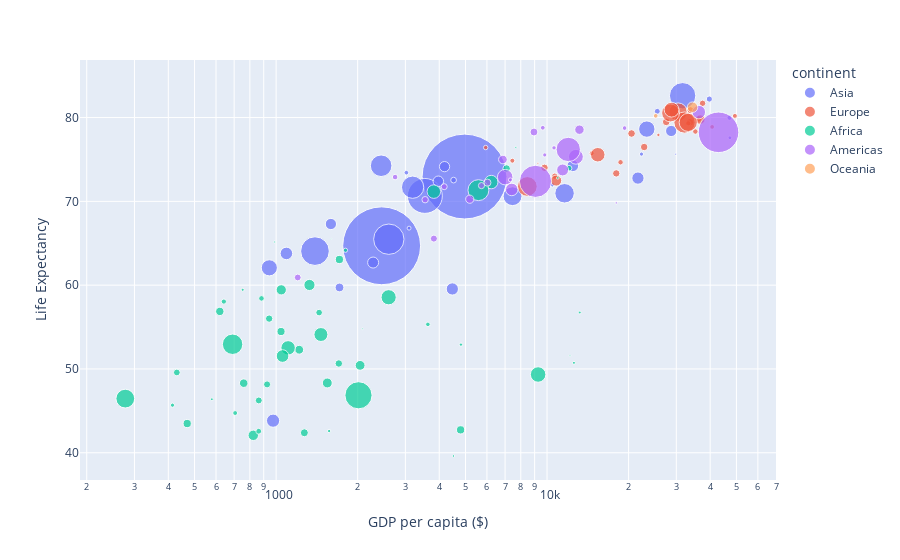

Source (notebook cell):
### Markdown cell above
### Scatter plots

Let's now recreate our scatter plot of country life expectancy as a function of GDP per capita using the `gapminder_2007` data using plotly. In particularly, we can use the `px.scatter(data_frame = , x = , y = , ...)` method which works similar to seaborn's `sns.relplot()` function. 

Let's try out the `px.scatter(data_frame = , x = , y = , ...)` function use the following mappings: 

- `x`: GDP per capita
- `y`: Life Expectancy
- `size`:  The country population
- `color`: Continent 

We can also set the following properties:

- `hover_name`: The name of the country
- `log_x`: Set it to True to make the x-axis on a log10 scale
- `max_size`: Set it to 60 to make the scaling for the population display better

Finally, if we want to have separate facets for columns we can use `facet_col`.

### Code cell
# Create a scatter plot in plotly

fig = px.scatter(data_frame = gapminder_2007, 
                 x="gdpPercap", 
                 y="lifeExp", 
                 size="pop", 
                 color="continent",
                 hover_name="country", 
                 log_x=True, 
                 size_max=60)


# Add axis labels
fig.update_layout(xaxis_title="GDP per capita ($)",
                 yaxis_title="Life Expectancy")


fig.show()

### Figure 1 — Plotly figure (JSON) as saved in the notebook; plotly's stock layout.template omitted (floating-point values rounded to 4 significant figures)
{"data": [{"hovertemplate": "<b>%{hovertext}</b><br><br>continent=Asia<br>gdpPercap=%{x}<br>lifeExp=%{y}<br>pop=%{marker.size}<extra></extra>", "hovertext": ["Afghanistan", "Bahrain", "Bangladesh", "Cambodia", "China", "Hong Kong, China", "India", "Indonesia", "Iran", "Iraq", "Israel", "Japan", "Jordan", "Korea, Dem. Rep.", "Korea, Rep.", "Kuwait", "Lebanon", "Malaysia", "Mongolia", "Myanmar", "Nepal", "Oman", "Pakistan", "Philippines", "Saudi Arabia", "Singapore", "Sri Lanka", "Syria", "Taiwan", "Thailand", "Vietnam", "West Bank and Gaza", "Yemen, Rep."], "legendgroup": "Asia", "marker": {"color": "#636efa", "size": [31889923, 708573, 150448339, 14131858, 1318683096, 6980412, 1110396331, 223547000, 69453570, 27499638, 6426679, 127467972, 6053193, 23301725, 49044790, 2505559, 3921278, 24821286, 2874127, 47761980, 28901790, 3204897, 169270617, 91077287, 27601038, 4553009, 20378239, 19314747, 23174294, 65068149, 85262356, 4018332, 22211743], "sizemode": "area", "sizeref": 366300.0, "symbol": "circle"}, "mode": "markers", "name": "Asia", "orientation": "v", "showlegend": true, "type": "scatter", "x": [974.6, 29800.0, 1391.0, 1714.0, 4959.0, 39720.0, 2452.0, 3541.0, 11610.0, 4471.0, 25520.0, 31660.0, 4519.0, 1593.0, 23350.0, 47310.0, 10460.0, 12450.0, 3096.0, 944, 1091.0, 22320.0, 2606.0, 3190.0, 21650.0, 47140.0, 3970.0, 4185.0, 28720.0, 7458.0, 2442.0, 3025.0, 2281.0], "xaxis": "x", "y": [43.83, 75.64, 64.06, 59.72, 72.96, 82.21, 64.7, 70.65, 70.96, 59.55, 80.75, 82.6, 72.53, 67.3, 78.62, 77.59, 71.99, 74.24, 66.8, 62.07, 63.78, 75.64, 65.48, 71.69, 72.78, 79.97, 72.4, 74.14, 78.4, 70.62, 74.25, 73.42, 62.7], "yaxis": "y"}, {"hovertemplate": "<b>%{hovertext}</b><br><br>continent=Europe<br>gdpPercap=%{x}<br>lifeExp=%{y}<br>pop=%{marker.size}<extra></extra>", "hovertext": ["Albania", "Austria", "Belgium", "Bosnia and Herzegovina", "Bulgaria", "Croatia", "Czech Republic", "Denmark", "Finland", "France", "Germany", "Greece", "Hungary", "Iceland", "Ireland", "Italy", "Montenegro", "Netherlands", "Norway", "Poland", "Portugal", "Romania", "Serbia", "Slovak Republic", "Slovenia", "Spain", "Sweden", "Switzerland", "Turkey", "United Kingdom"], "legendgroup": "Europe", "marker": {"color": "#EF553B", "size": [3600523, 8199783, 10392226, 4552198, 7322858, 4493312, 10228744, 5468120, 5238460, 61083916, 82400996, 10706290, 9956108, 301931, 4109086, 58147733, 684736, 16570613, 4627926, 38518241, 10642836, 22276056, 10150265, 5447502, 2009245, 40448191, 9031088, 7554661, 71158647, 60776238], "sizemode": "area", "sizeref": 366300.0, "symbol": "circle"}, "mode": "markers", "name": "Europe", "orientation": "v", "showlegend": true, "type": "scatter", "x": [5937.0, 36130.0, 33690.0, 7446.0, 10680.0, 14620.0, 22830.0, 35280.0, 33210.0, 30470.0, 32170.0, 27540.0, 18010.0, 36180.0, 40680.0, 28570.0, 9254.0, 36800.0, 49360.0, 15390.0, 20510.0, 10810.0, 9787.0, 18680.0, 25770.0, 28820.0, 33860.0, 37510.0, 8458.0, 33200.0], "xaxis": "x", "y": [76.42, 79.83, 79.44, 74.85, 73.0, 75.75, 76.49, 78.33, 79.31, 80.66, 79.41, 79.48, 73.34, 81.76, 78.89, 80.55, 74.54, 79.76, 80.2, 75.56, 78.1, 72.48, 74.0, 74.66, 77.93, 80.94, 80.88, 81.7, 71.78, 79.42], "yaxis": "y"}, {"hovertemplate": "<b>%{hovertext}</b><br><br>continent=Africa<br>gdpPercap=%{x}<br>lifeExp=%{y}<br>pop=%{marker.size}<extra></extra>", "hovertext": ["Algeria", "Angola", "Benin", "Botswana", "Burkina Faso", "Burundi", "Cameroon", "Central African Republic", "Chad", "Comoros", "Congo, Dem. Rep.", "Congo, Rep.", "Cote d'Ivoire", "Djibouti", "Egypt", "Equatorial Guinea", "Eritrea", "Ethiopia", "Gabon", "Gambia", "Ghana", "Guinea", "Guinea-Bissau", "Kenya", "Lesotho", "Liberia", "Libya", "Madagascar", "Malawi", "Mali", "Mauritania", "Mauritius", "Morocco", "Mozambique", "Namibia", "Niger", "Nigeria", "Reunion", "Rwanda", "Sao Tome and Principe", "Senegal", "Sierra Leone", "Somalia", "South Africa", "Sudan", "Swaziland", "Tanzania", "Togo", "Tunisia", "Uganda", "Zambia", "Zimbabwe"], "legendgroup": "Africa", "marker": {"color": "#00cc96", "size": [33333216, 12420476, 8078314, 1639131, 14326203, 8390505, 17696293, 4369038, 10238807, 710960, 64606759, 3800610, 18013409, 496374, 80264543, 551201, 4906585, 76511887, 1454867, 1688359, 22873338, 9947814, 1472041, 35610177, 2012649, 3193942, 6036914, 19167654, 13327079, 12031795, 3270065, 1250882, 33757175, 19951656, 2055080, 12894865, 135031164, 798094, 8860588, 199579, 12267493, 6144562, 9118773, 43997828, 42292929, 1133066, 38139640, 5701579, 10276158, 29170398, 11746035, 12311143], "sizemode": "area", "sizeref": 366300.0, "symbol": "circle"}, "mode": "markers", "name": "Africa", "orientation": "v", "showlegend": true, "type": "scatter", "x": [6223.0, 4797.0, 1441.0, 12570.0, 1217.0, 430.1, 2042.0, 706.0, 1704.0, 986.1, 277.6, 3633.0, 1545.0, 2082.0, 5581.0, 12150.0, 641.4, 690.8, 13210.0, 752.7, 1328.0, 942.7, 579.2, 1463.0, 1569.0, 414.5, 12060.0, 1045.0, 759.3, 1043.0, 1803.0, 10960.0, 3820.0, 823.7, 4811.0, 619.7, 2014.0, 7670.0, 863.1, 1598.0, 1712.0, 862.5, 926.1, 9270.0, 2602.0, 4513.0, 1107.0, 883.0, 7093.0, 1056.0, 1271.0, 469.7], "xaxis": "x", "y": [72.3, 42.73, 56.73, 50.73, 52.3, 49.58, 50.43, 44.74, 50.65, 65.15, 46.46, 55.32, 48.33, 54.79, 71.34, 51.58, 58.04, 52.95, 56.73, 59.45, 60.02, 56.01, 46.39, 54.11, 42.59, 45.68, 73.95, 59.44, 48.3, 54.47, 64.16, 72.8, 71.16, 42.08, 52.91, 56.87, 46.86, 76.44, 46.24, 65.53, 63.06, 42.57, 48.16, 49.34, 58.56, 39.61, 52.52, 58.42, 73.92, 51.54, 42.38, 43.49], "yaxis": "y"}, {"hovertemplate": "<b>%{hovertext}</b><br><br>continent=Americas<br>gdpPercap=%{x}<br>lifeExp=%{y}<br>pop=%{marker.size}<extra></extra>", "hovertext": ["Argentina", "Bolivia", "Brazil", "Canada", "Chile", "Colombia", "Costa Rica", "Cuba", "Dominican Republic", "Ecuador", "El Salvador", "Guatemala", "Haiti", "Honduras", "Jamaica", "Mexico", "Nicaragua", "Panama", "Paraguay", "Peru", "Puerto Rico", "Trinidad and Tobago", "United States", "Uruguay", "Venezuela"], "legendgroup": "Americas", "marker": {"color": "#ab63fa", "size": [40301927, 9119152, 190010647, 33390141, 16284741, 44227550, 4133884, 11416987, 9319622, 13755680, 6939688, 12572928, 8502814, 7483763, 2780132, 108700891, 5675356, 3242173, 6667147, 28674757, 3942491, 1056608, 301139947, 3447496, 26084662], "sizemode": "area", "sizeref": 366300.0, "symbol": "circle"}, "mode": "markers", "name": "Americas", "orientation": "v", "showlegend": true, "type": "scatter", "x": [12780.0, 3822.0, 9066.0, 36320.0, 13170.0, 7007.0, 9645.0, 8948.0, 6025.0, 6873.0, 5728.0, 5186.0, 1202.0, 3548.0, 7321.0, 11980.0, 2749.0, 9809.0, 4173.0, 7409.0, 19330.0, 18010.0, 42950.0, 10610.0, 11420.0], "xaxis": "x", "y": [75.32, 65.55, 72.39, 80.65, 78.55, 72.89, 78.78, 78.27, 72.23, 74.99, 71.88, 70.26, 60.92, 70.2, 72.57, 76.19, 72.9, 75.54, 71.75, 71.42, 78.75, 69.82, 78.24, 76.38, 73.75], "yaxis": "y"}, {"hovertemplate": "<b>%{hovertext}</b><br><br>continent=Oceania<br>gdpPercap=%{x}<br>lifeExp=%{y}<br>pop=%{marker.size}<extra></extra>", "hovertext": ["Australia", "New Zealand"], "legendgroup": "Oceania", "marker": {"color": "#FFA15A", "size": [20434176, 4115771], "sizemode": "area", "sizeref": 366300.0, "symbol": "circle"}, "mode": "markers", "name": "Oceania", "orientation": "v", "showlegend": true, "type": "scatter", "x": [34440.0, 25190.0], "xaxis": "x", "y": [81.23, 80.2], "yaxis": "y"}], "layout": {"autosize": true, "legend": {"itemsizing": "constant", "title": {"text": "continent"}, "tracegroupgap": 0}, "margin": {"t": 60}, "xaxis": {"anchor": "y", "autorange": true, "domain": [0, 1], "range": [2.285, 4.829], "title": {"text": "GDP per capita ($)"}, "type": "log"}, "yaxis": {"anchor": "x", "autorange": true, "domain": [0, 1], "range": [36.27, 88.74], "title": {"text": "Life Expectancy"}, "type": "linear"}}}
